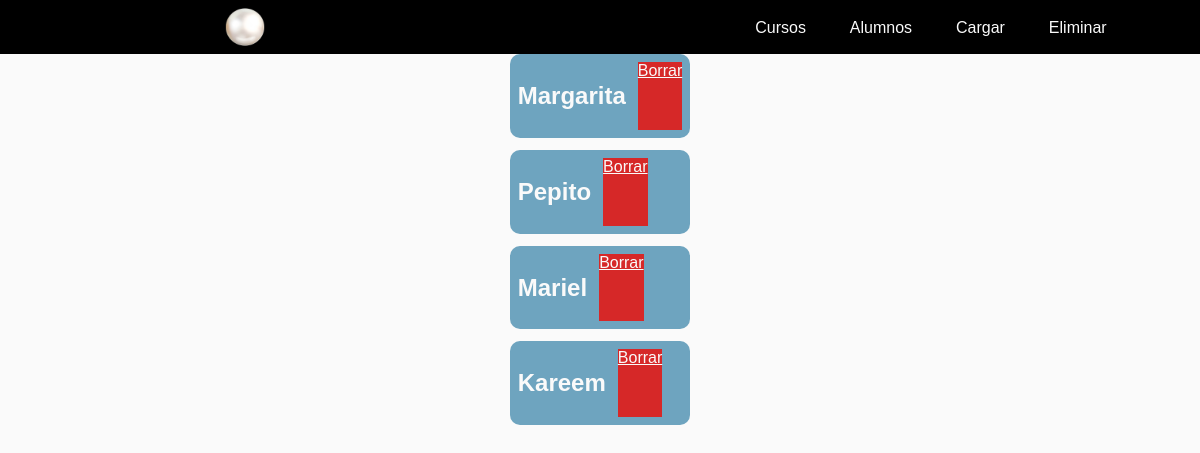
/eliminarAlumno/, run on an earlier commit of the app's database.
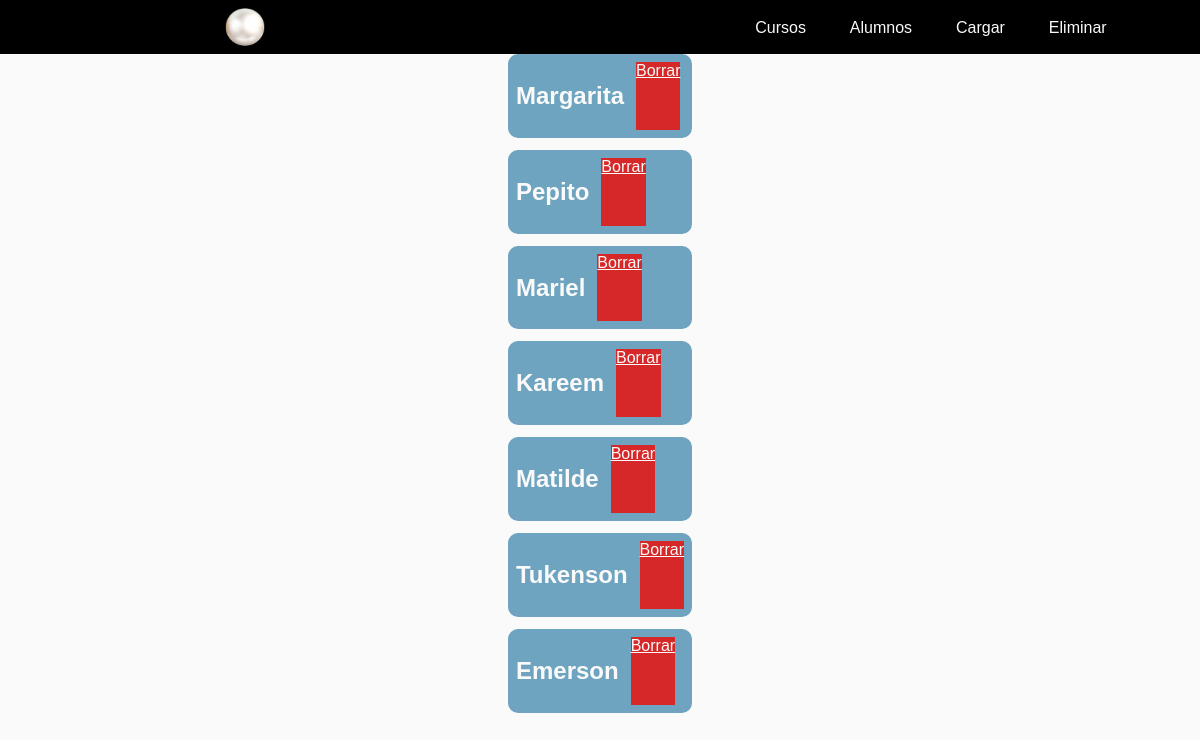
And on a later commit of the database.
### adminCursos/models.py (models this page shows, shortened)
class Alumno(models.Model):
    nombre = models.CharField(max_length=30)
    apellido = models.CharField(max_length=30)
    dni = models.IntegerField(null=True)
    telefono = models.CharField(max_length=15, null=True)
    correo_electronico = models.EmailField(max_length=50,null=True)
    curso = models.ManyToManyField("Curso", related_name="cursada", blank=True)

### adminCursos/views.py (the view)
# urls.py: path("eliminarAlumno/", views.eliminar, name="eliminar"),
def eliminar(request):
    alumnos = Alumno.objects.all()
    return render(request, "eliminar.html", { "alumnos": alumnos })

### adminCursos/templates/eliminar.html (shortened to what this page needs)
{% extends "base.html" %}
        {% block contenido %}
            <div class="grilla-cards" >
                {% for alumno in alumnos %}
                    <div class="alumno-card">
                        <h2>{{ alumno.nombre }}</h2>
                        <a class="delete-button" href={% url 'eliminar_alumno' alumno.dni %}>Borrar</a>
                    </div>
                {% endfor %}
            </div>
        {% endblock %}

What changed in the data, as far as the page shows it:
added Alumno: nombre "Matilde"
added Alumno: nombre "Tukenson"
added Alumno: nombre "Emerson"
